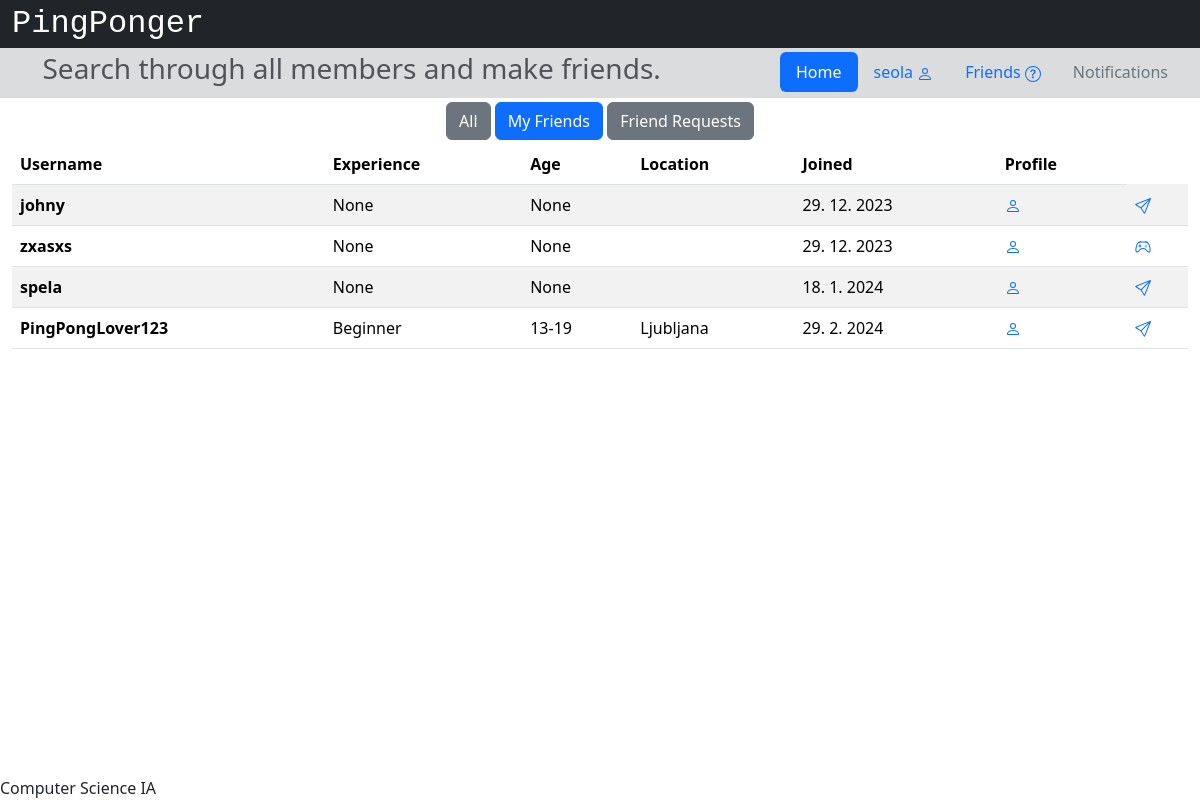
/members/friends (signed in), run on the app's committed database.
### app/models.py (models this page shows, shortened)
class User(db.Model, UserMixin):
    __tablename__ = 'users'
    id = db.Column(db.Integer, primary_key=True)
    username = db.Column(db.String(32), nullable=False)
    email = db.Column(db.String(320), index=True, unique=True, nullable=False)
    password_hash = db.Column(db.String(128))
    join_date = db.Column(db.DateTime(timezone=True), default=datetime.now)
    experience = db.Column(db.String(12))
    age_group = db.Column(db.String(6))
    location_id = db.Column(db.Integer, db.ForeignKey('locations.id'))
    location = db.relationship('Location', back_populates='users')
    notifications = db.Relationship('Notification', back_populates='user', order_by='Notification.id.desc()')
    def get_friends(self):
        friends = []
        a = Friendship.query.filter(or_(Friendship.friendA==self.id, Friendship.friendB==self.id))
        for i in a:
            if i.friendA == self.id:
                friends.append(User.query.get(i.friendB))
            elif i.friendB == self.id:
                friends.append(User.query.get(i.friendA))
        return friends
    def get_requests(self):
        requests = []
        a = FriendRequest.query.filter(FriendRequest.requested==self.id)
        for i in a:
            requests.append(i)
        return requests
    def get_requested(self):
        requests = []
        a = FriendRequest.query.filter(FriendRequest.requester==self.id)
        for i in a:
            requests.append(i)
        return requests
    def get_inboundInvites(self):
        invites = []
        a = Invite.query.filter(Invite.invitee==self.id)
        for i in a:
            invites.append(User.query.get(i.inviter))
        return invites
    def get_outboundInvites(self):
        invites = []
        a = Invite.query.filter(Invite.inviter==self.id)
        for i in a:
            invites.append(User.query.get(i.invitee))
        return invites

class Location(db.Model):
    __tablename__ = 'locations'
    id = db.Column(db.Integer, primary_key=True)
    location = db.Column(db.String(60))
    users = db.relationship('User', back_populates='location')
    matches = db.relationship('Match', back_populates='location')

### app/views.py (the view)
@app.route('/members/<who>')
@login_required
def allusers(who):
    session['url'] = url_for('allusers', who=who)
    btnA = "secondary"
    btnF = "secondary"
    btnR = "secondary"
    friends = current_user.get_friends()
    requested = []
    for i in current_user.get_requested():
        requested.append(User.query.filter_by(id=i.requested).first())
    requester = []
    for i in current_user.get_requests():
        requester.append(User.query.filter_by(id=i.requester).first())
    inInvites = current_user.get_inboundInvites()
    outInvites = current_user.get_outboundInvites()
    if who == "friends":
        allUsers = friends
        userCount = len(allUsers)
        btnF = "primary"
    elif who == "friendrequests":
        allUsers = requester
        userCount = len(allUsers)
        btnR = "primary"
    else:
        allUsers = db.session.query(User)
        userCount = allUsers.count()
        btnA = "primary"
    print(requested, allUsers)
    return render_template('allusers.html', Invite=Invite, userCount=userCount, allUsers=allUsers, loggedin=current_user.is_active, btnA=btnA, btnF=btnF, btnR=btnR, friends=friends, requested=requested, requester=requester, inInvites=inInvites, outInvites=outInvites)

### app/views.py (called while the page is built)
@login_manager.user_loader
def load_user(user_id):
    return User.query.get(int(user_id))

### app/templates/allusers.html (shortened to what this page needs)
{% extends "base.html" %}
{% block head %}
    {{ super() }}
{% endblock %}
{% block pagetitle %}Search through all members and make friends.{% endblock %}
{% block content %}
    <div class="container-fluid">
        <div class="row-4 text-center p-1">
            {% if loggedin %}
                <a type="button" class="btn btn-{{btnA}}" href="/members/all">All</a>
                <a type="button" class="btn btn-{{btnF}}" href="/members/friends">My Friends</a>
                <a type="button" class="btn btn-{{btnR}}" href="/members/friendrequests">Friend Requests</a>
            {% endif %}
        </div>
        {% if userCount == 0 and btnF == "primary" %}
            <div class="text-center">
                <h3>You haven't added any friends yet.</h3>
                <a class="btn btn-warning" href="/members/all">Find some friends</a>
            </div>
        {% elif userCount == 0 and btnR == "primary" %}
            <div class="text-center">
                <h3>You don't have any friend requests yet.</h3>
            </div>
        {% else %}
        <div class="row">
            <div class="col-md-12">
                <table class="table table-striped table-hover">
                    <thead>
                    <tr>
                        <th scope="col">Username</th>
                        <th scope="col">Experience</th>
                        <th scope="col">Age</th>
                        <th scope="col">Location</th>
                        <th scope="col">Joined</th>
                        <th scope="col">Profile</th>
                    </tr>
                    </thead>
                    <tbody>
                        {% for i in range(userCount) %}
                            <tr>
                            {% if allUsers[i] != current_user %}
                                <th scope="row">{{allUsers[i].username}}</th>
                                <td>{{allUsers[i].experience}}</td>
                                <td>{{allUsers[i].age_group}}</td>
                                <td>{{allUsers[i].location.location}}</td>
                                <td>{{allUsers[i].join_date.day}}. {{allUsers[i].join_date.month}}. {{allUsers[i].join_date.year}}</td>
                                <td>
                                    <a class="button" href="{{url_for('profile', username=allUsers[i].username, userID=allUsers[i].id)}}">
                                    </a>
                                </td>
                                {% if btnF == "primary" %}
                                    <td>
                                        {% if allUsers[i] in inInvites %}
                                            <!-- <a href="{{url_for('chat', inviteID=Invite.query.filter_by(inviter=allUsers[i].id).first().id)}}">
                                                <svg xmlns="http://www.w3.org/2000/svg" width="16" height="16" fill="currentColor" class="bi bi-chat-dots" viewBox="0 0 16 16">
                                                    <path d="M5 8a1 1 0 1 1-2 0 1 1 0 0 1 2 0m4 0a1 1 0 1 1-2 0 1 1 0 0 1 2 0m3 1a1 1 0 1 0 0-2 1 1 0 0 0 0 2"/>
                                                    <path d="m2.165 15.803.02-.004c1.83-.363 2.948-.842 3.468-1.105A9.06 9.06 0 0 0 8 15c4.418 0 8-3.134 8-7s-3.582-7-8-7-8 3.134-8 7c0 1.76.743 3.37 1.97 4.6a10.437 10.437 0 0 1-.524 2.318l-.003.011a10.722 10.722 0 0 1-.244.637c-.079.186.074.394.273.362a21.673 21.673 0 0 0 .693-.125zm.8-3.108a1 1 0 0 0-.287-.801C1.618 10.83 1 9.468 1 8c0-3.192 3.004-6 7-6s7 2.808 7 6c0 3.193-3.004 6-7 6a8.06 8.06 0 0 1-2.088-.272 1 1 0 0 0-.711.074c-.387.196-1.24.57-2.634.893a10.97 10.97 0 0 0 .398-2"/>
                                                </svg>
                                            </a> -->
                                            <td>
                                                <a href="{{url_for('declineInvite', invite=Invite.query.filter_by(inviter=allUsers[i].id).first().id)}}">
                                                    <svg xmlns="http://www.w3.org/2000/svg" width="16" height="16" fill="currentColor" class="bi bi-x" viewBox="0 0 16 16">
                                                        <path d="M4.646 4.646a.5.5 0 0 1 .708 0L8 7.293l2.646-2.647a.5.5 0 0 1 .708.708L8.707 8l2.647 2.646a.5.5 0 0 1-.708.708L8 8.707l-2.646 2.647a.5.5 0 0 1-.708-.708L7.293 8 4.646 5.354a.5.5 0 0 1 0-.708z"/>
                                                    </svg>
                                                </a>
                                            </td>
                                        {% elif allUsers[i] in outInvites %}
                                            <a href="{{url_for('oneMatch', id=i.id)}}">
                                            </a>
                                        {% else %}
                                            <a href="{{url_for('newMatch', opponent=allUsers[i].id)}}">
                                            </a>
                                        {% endif %}
                                    </td>
                                {% endif %}
                            {% endif %}
                            </tr>
                        {% endfor %}
                    </tbody>
                </table>
            </div>
        </div>
        {% endif %}
    </div>
{% endblock %}

### app/templates/base.html (shortened to what this page needs)
<!DOCTYPE html>
<html lang="en">
    <head>
        {% block head %}
        <link href="https://cdn.jsdelivr.net/npm/bootstrap@5.3.2/dist/css/bootstrap.min.css" rel="stylesheet">
        <link rel="stylesheet" href="https://cdnjs.cloudflare.com/ajax/libs/font-awesome/4.7.0/css/font-awesome.min.css">
        <link rel="stylesheet" href="{{ url_for('static', filename='style.css') }}">
        {% endblock %}
    </head>
    <body>
        <div id="header">
            {% block header %}
            <div class="container-fluid">
                <div class="row bg-dark">
                    <a class="navbar-brand text-white" style="font-size: 2rem; font-family: var(--bs-font-monospace) !important;" href="/">PingPonger</a>
                </div>
                <div class="row bg-secondary bg-opacity-25 p-1">
                    <div class="col-7">
                        <h3 class="text-muted d-flex justify-content-center">
                            {% block pagetitle %}{% endblock %}
                        </h3>
                    </div>
                    <div class="col-5 d-flex justify-content-end">
                        <ul class="nav nav-pills">
                            <li class="nav-item">
                                <a class="nav-link active" href="/">Home</a>
                            </li>
                            <li class="nav-item">
                                {% if current_user.is_authenticated %}
                                    <li class="nav-item">
                                        <a class="nav-link" href="{{url_for('profile', username=current_user.username, userID=current_user.id)}}">{{current_user.username}}
                                        </a>
                                    </li>
                                    {% else %}
                                    <li class="nav-item">
                                        <a class="nav-link" href="/login">Log In</a>
                                    </li>
                                {% endif %}
                            </li>
                            <li class="nav-item">
                                <a class="nav-link" href="{{url_for('allusers', who='friends')}}">
                                        Friends
                                </a>
                            </li>
                            <li class="nav-item">
                                <a class="nav-link text-secondary" href="/notifications">Notifications</a>
                            </li>
                        </ul>
                    </div>
                </div>
            </div>
            {% endblock %}
        </div>
        <div id="content">{% block content %}{% endblock %}</div>
        <div id="footer" class="fixed-bottom">
            {% block footer %}
            Computer Science IA
            {% endblock %}
        </div>
    </body>
</html>

### app/static/style.css (style rules this page uses)
div { text-align: justify; text-justify: inter-word; }

### data on the page
User: username "seola"
User: username "johny", experience "None", age_group "None", join_date "29", join_date "12", join_date "2023"
User: username "zxasxs", experience "None", age_group "None", join_date "29", join_date "12", join_date "2023"
User: username "spela", experience "None", age_group "None", join_date "18", join_date "1", join_date "2024"
User: username "PingPongLover123", experience "Beginner", age_group "13-19", join_date "29", join_date "2", join_date "2024"
Location: location "Ljubljana"
